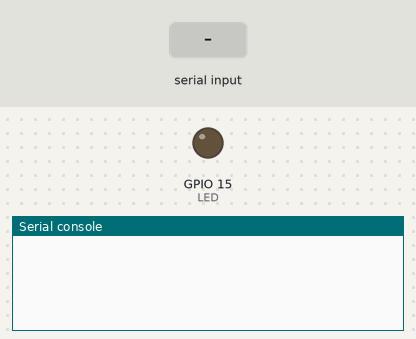
The program below on a simulated ESP8266 board running MicroPython. Shown: output pins drawn as LEDs (lit = HIGH), the last lines printed to the serial console. Inputs (shaded band) come from the test bench.

Above: at 1.2 s.
1.3 s: "on\n" received over the second serial link
At 2.4 s:
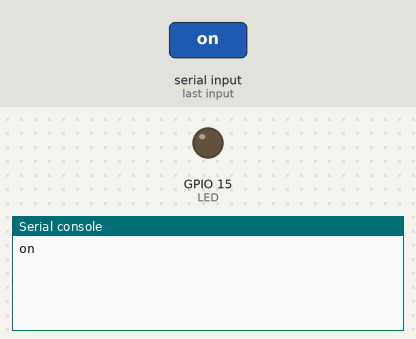
2.8 s: "off\n" received over the second serial link
At 3.5 s:
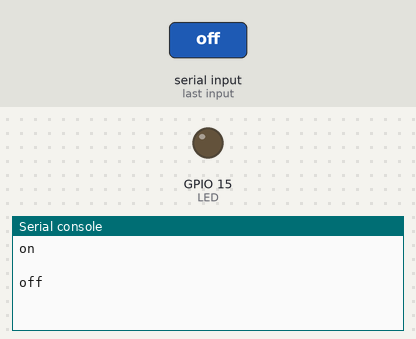

Measured:
- after the input at 1.3 s, the serial console: prints a new line at once (image 1)
- after the input at 2.8 s, the serial console: prints a new line at once (image 2)

The program:

ESP01S_TCP.py
```python
from machine import Pin, UART
import utime
LED = Pin(15,Pin.OUT)
uart1 = UART(1,115200,rxbuf=2048)
uart1.write("import sys\r\n")
uart1.write("sys.exit(0)\r\n")
uart1.write("import esp8266_tcp\r\n")
uart1.write("esp8266_tcp.connectobemfa()\r\n")
uart1.read()
while True:
    if uart1.any():   # 判断是否有数据可以接收
        buffer = uart1.read()       # 读取字符串数据
        try:
            data = buffer.decode('utf-8')
        # 以UTF-8编码格式对buffer字符串进行解码
            print(data)
            if data.find("on")>0:    # 若查找接收到的字符串为"开灯",则Pico板载LED点亮(未找到返回-1)
                LED.value(1)
            if data.find("off")>0:   # 若查找接收到的字符串为"关灯",则Pico板载LED熄灭(未找到返回-1)
                LED.value(0)
        except UnicodeError:
            pass
#uart1.write("sys.exit(0)\r\n")
```
